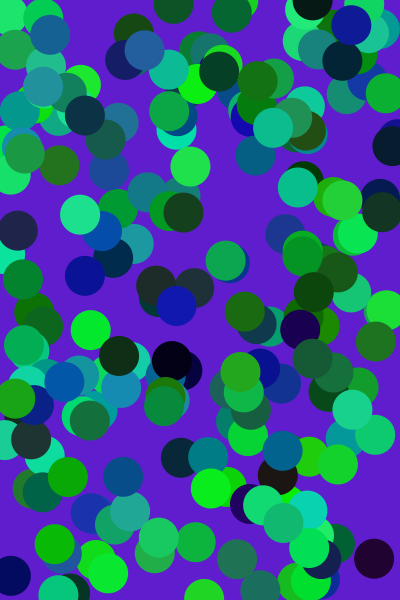
Frame 1 (no input)
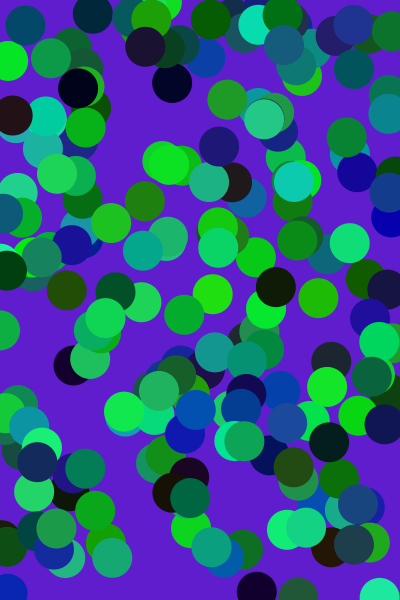
Frame 60 (the mouse pressed at the canvas centre just before this capture)
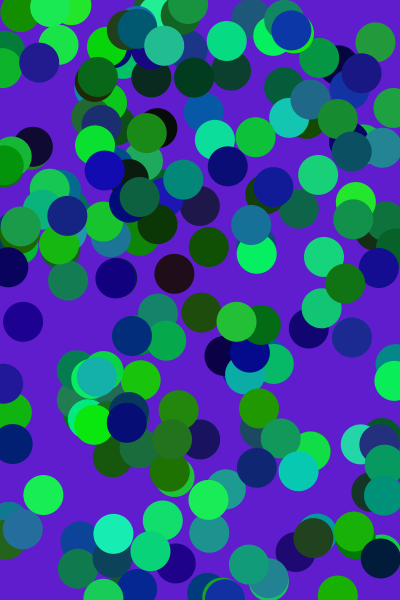
Frame 120 (the mouse held since frame 60 and released just before this capture)

The Processing sketch that drew these frames (run headless with seeded random() and noise(); from frame 60 on, the mouse is pressed at the canvas centre):

// Processing sketch: processing_72558
// ── processing_72558.pde

void setup() {
  size (400, 600);
}
void draw() {
  background (96, 29, 206);
  noStroke();
  for (int counter = 0; counter < 200; counter = counter + 1) {
    fill (random (36), random (240), random (180));
    ellipse (random(width), random(height), 40, 40);
  }

  for (int line_x = 0; line_x < width; line_x +=20) {
    line (line_x, 0, line_x, height);
  };
}



//ellipse (random(width), random(height), 40, 40);
//ellipse (random(width), random(height), 40, 40);
//ellipse (random(width), random(height), 40, 40);
//ellipse (random(width), random(height), 40, 40);
//ellipse (random(width), random(height), 40, 40);
//ellipse (random(width), random(height), 40, 40);
//ellipse (random(width), random(height), 40, 40);
//ellipse (random(width), random(height), 40, 40);
//ellipse (random(width), random(height), 40, 40);
//ellipse (random(width), random(height), 40, 40);
//ellipse (random(width), random(height), 40, 40);
//ellipse (random(width), random(height), 40, 40);
//ellipse (random(width), random(height), 40, 40);
